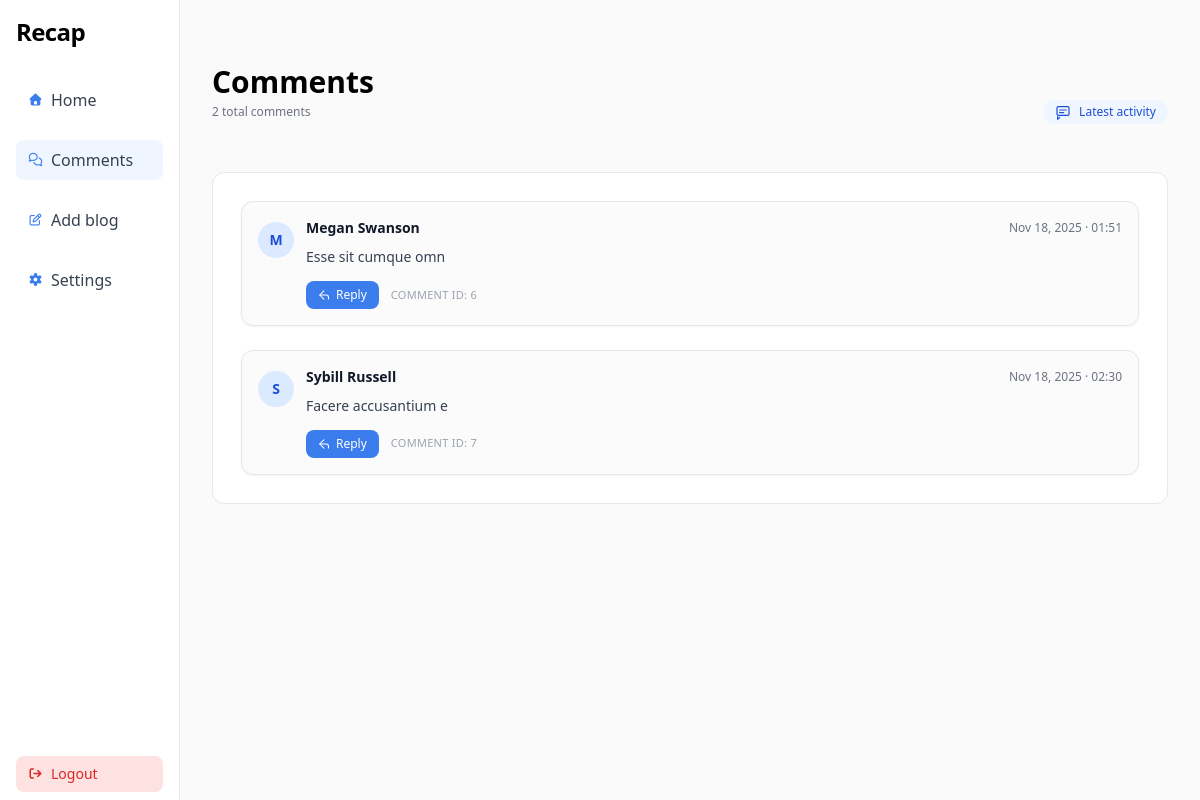
The page /dashboard/comments/ (signed in) on the database its author committed.
### core/models.py (models this page shows)
class Comment(models.Model):
    fullname = models.CharField(max_length=100)
    email = models.EmailField(unique=True)
    message = models.TextField(blank=True, null=True)
    save_info = models.BooleanField(default=False)
    count = models.IntegerField(default=0, blank=True, null=True)
    blog = models.ForeignKey(Blog, on_delete=models.CASCADE, null=True, related_name="comment")
    created_at = models.DateTimeField(auto_now_add=True)

### core/views.py (the view)
# urls.py: path("dashboard/comments/", views.dashboard_comments, name="dashboard_comments"),
def dashboard_comments(request):
    author = Author.objects.get(user=request.user)
    blogs = Blog.objects.filter(author=author)
    comments = Comment.objects.filter(blog__author=author)
    context = {
        'author':author,
        'blogs':blogs,
        'comments':comments
    }
    return render(request, 'dashboard/comments.html', context)

### templates/dashboard/comments.html (shortened to what this page needs)
<!DOCTYPE html>
<html lang="en">
<head>
    <script src="https://cdn.tailwindcss.com"></script>
    <link rel="stylesheet" href="https://cdnjs.cloudflare.com/ajax/libs/font-awesome/7.0.1/css/all.min.css"
 />
</head>
<body class="flex h-screen relative gap-10 bg-zinc-50">
    <div class="h-full inset-y-0 fixed w-[15%]">
        {% include 'sidebar.html' %}
    </div>
    <div class="p-8 flex-1 ml-[15%] pt-[4rem]">
        <h1 class="font-bold text-3xl">Comments</h1>
        <div class="mb-4 flex items-center justify-between ">
                <p class="text-xs text-gray-500">
                    {{ comments.count }} total comment{{ comments.count|pluralize }}
                </p>
            <div class="inline-flex items-center gap-2 rounded-full bg-blue-50 px-3 py-1 text-xs font-medium text-blue-700">
                <svg class="h-4 w-4" viewBox="0 0 24 24" fill="none" stroke="currentColor" stroke-width="1.8"
                    stroke-linecap="round" stroke-linejoin="round">
                    <path d="M7 20l-3 3v-4" />
                    <rect x="3" y="4" width="18" height="13" rx="2" ry="2" />
                    <path d="M7 9h10" />
                    <path d="M7 13h6" />
                </svg>
                <span>Latest activity</span>
            </div>
        </div>
        <div class="space-y-6 mt-[3rem] border border-gray-200 rounded-xl mt-6 h-fit p-7 bg-white">
            {% for c in comments %}
            <form method="POST" action="#" class="rounded-xl border border-gray-200 bg-gray-50/70 p-4 shadow-sm transition
                           hover:-translate-y-0.5 hover:border-blue-200 hover:bg-blue-50/40 hover:shadow-md">
                <div class="flex items-start gap-3">
                    <div
                        class="mt-1 flex h-9 w-9 items-center justify-center rounded-full bg-blue-100 text-sm font-semibold text-blue-700">
                        {{ c.fullname|first|upper }}
                    </div>
                    <div class="flex-1">
                        <div class="flex items-center justify-between">
                            <h1 class="text-sm font-semibold text-gray-900">
                                {{ c.fullname }}
                            </h1>
                            <p class="text-xs text-gray-500">
                                {{ c.created_at|date:"M d, Y · H:i" }}
                            </p>
                        </div>
                        <p class="mt-2 text-sm leading-relaxed text-gray-700">
                            {{ c.message }}
                        </p>
                        <div class="mt-3 flex items-center gap-3">
                            <button type="submit" class="inline-flex items-center gap-1 rounded-lg bg-[#3B7DED] px-3 py-1.5 text-xs font-medium text-white
                                           hover:bg-[#2f68c4] focus:outline-none focus:ring-2 focus:ring-blue-300">
                                <svg class="h-3.5 w-3.5" viewBox="0 0 24 24" fill="none" stroke="currentColor"
                                    stroke-width="1.8" stroke-linecap="round" stroke-linejoin="round">
                                    <path d="M10 19l-7-7 7-7" />
                                    <path d="M3 12h11a4 4 0 0 1 4 4v3" />
                                </svg>
                                <span>Reply</span>
                            </button>
                            <span class="text-[11px] uppercase tracking-wide text-gray-400">
                                Comment ID: {{ c.id }}
                            </span>
                        </div>
                    </div>
                </div>
            </form>
            {% empty %}
            <p class="text-sm text-gray-500">
                No comments yet. When someone comments on your posts, they’ll appear here.
            </p>
            {% endfor %}
        </div>
    </div>
</body>
</html>

### rows shown on the page
Comment: fullname|first "M", fullname "Megan Swanson", created_at "Nov 18, 2025 · 01:51", message "Esse sit cumque omn", id "6"
Comment: fullname|first "S", fullname "Sybill Russell", created_at "Nov 18, 2025 · 02:30", message "Facere accusantium e", id "7"

### other values the page prints
{{ comments.count }} "2"
